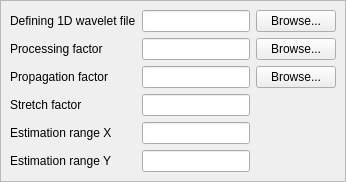
            <widget class="QFrame" name="wavelet3DFrame">
             <property name="frameShape">
              <enum>QFrame::StyledPanel</enum>
             </property>
             <property name="frameShadow">
              <enum>QFrame::Raised</enum>
             </property>
             <layout class="QGridLayout">
              <property name="margin">
               <number>9</number>
              </property>
              <property name="spacing">
               <number>6</number>
              </property>
              <item row="1" column="0">
               <widget class="QLabel" name="wavelet3DProcessingFileLabel">
                <property name="toolTip">
                 <string>&lt;qt&gt;File name for 3D-wavelet damping factor filter file. The 3D-wavelet is defined by the 1D-wavelet above and the filter.</string>
                </property>
                <property name="text">
                 <string>Processing factor</string>
                </property>
               </widget>
              </item>
              <item row="3" column="0">
               <widget class="QLabel" name="wavelet3DStretchLabel">
                <property name="toolTip">
                 <string>&lt;qt&gt;Stretch factor for 3D-wavelet. The pulse is stretched with this factor. The factor must be greater than 0.0, and is 1.0 by default.</string>
                </property>
                <property name="text">
                 <string>Stretch factor</string>
                </property>
               </widget>
              </item>
              <item row="2" column="0">
               <widget class="QLabel" name="wavelet3DPropagationFileBrowsePushButtonLabel">
                <property name="toolTip">
                 <string>&lt;qt&gt;File name for 3D-wavelet correction filter file. This is used to set up the noise model for the 3D-wavelet.</string>
                </property>
                <property name="text">
                 <string>Propagation factor</string>
                </property>
               </widget>
              </item>
              <item row="0" column="0">
               <widget class="QLabel" name="wavelet3DFileLabel">
                <property name="toolTip">
                 <string>&lt;qt&gt;File name for the 1D-wavelet file. This 1D-wavelet will define the 3D-wavelet in combination with the filter given in the field below. The wavelet will be estimated if the field is left empty.</string>
                </property>
                <property name="text">
                 <string>Defining 1D wavelet file</string>
                </property>
               </widget>
              </item>
              <item row="0" column="2">
               <widget class="QPushButton" name="wavelet3DFileBrowsePushButton">
                <property name="toolTip">
                 <string>&lt;qt&gt;File name for the 1D-wavelet file. This 1D-wavelet will define the 3D-wavelet in combination with the filter given in the field below. The wavelet will be estimated if the field is left empty.</string>
                </property>
                <property name="text">
                 <string>Browse...</string>
                </property>
               </widget>
              </item>
              <item row="0" column="1">
               <widget class="QLineEdit" name="wavelet3DFileLineEdit">
                <property name="toolTip">
                 <string>&lt;qt&gt;File name for the 1D-wavelet file. This 1D-wavelet will define the 3D-wavelet in combination with the filter given in the field below. The wavelet will be estimated if the field is left empty.</string>
                </property>
               </widget>
              </item>
              <item row="1" column="2">
               <widget class="QPushButton" name="wavelet3DProcessingFileBrowsePushButton">
                <property name="toolTip">
                 <string>&lt;qt&gt;File name for 3D-wavelet damping factor filter file. The 3D-wavelet is defined by the 1D-wavelet above and the filter.</string>
                </property>
                <property name="text">
                 <string>Browse...</string>
                </property>
               </widget>
              </item>
              <item row="5" column="0">
               <widget class="QLabel" name="wavelet3DEstimationYLabel">
                <property name="toolTip">
                 <string>&lt;qt&gt;Range for area around the well in y-direction where data are used in 3D-wavelet estimation. The range must be greater or equal to 0.0, and is 0.0 by default.</string>
                </property>
                <property name="text">
                 <string>Estimation range Y</string>
                </property>
               </widget>
              </item>
              <item row="1" column="1">
               <widget class="QLineEdit" name="wavelet3DProcessingFileLineEdit">
                <property name="toolTip">
                 <string>&lt;qt&gt;File name for 3D-wavelet damping factor filter file. The 3D-wavelet is defined by the 1D-wavelet above and the filter.</string>
                </property>
               </widget>
              </item>
              <item row="4" column="0">
               <widget class="QLabel" name="wavelet3DEstimationXLabel">
                <property name="toolTip">
                 <string>Range for area around the well in x-direction where data are used in 3D-wavelet estimation. The range must be greater or equal to 0.0, and is 0.0 by default.</string>
                </property>
                <property name="text">
                 <string>Estimation range X</string>
                </property>
               </widget>
              </item>
              <item row="2" column="1">
               <widget class="QLineEdit" name="wavelet3DPropagationFileBrowsePushButtonLineEdit">
                <property name="toolTip">
                 <string>&lt;qt&gt;File name for 3D-wavelet correction filter file. This is used to set up the noise model for the 3D-wavelet.</string>
                </property>
               </widget>
              </item>
              <item row="3" column="1">
               <widget class="QLineEdit" name="wavelet3DStretchLineEdit">
                <property name="toolTip">
                 <string>&lt;qt&gt;Stretch factor for 3D-wavelet. The pulse is stretched with this factor. The factor must be greater than 0.0, and is 1.0 by default.</string>
                </property>
               </widget>
              </item>
              <item row="4" column="1">
               <widget class="QLineEdit" name="wavelet3DEstimationXLineEdit">
                <property name="toolTip">
                 <string>Range for area around the well in x-direction where data are used in 3D-wavelet estimation. The range must be greater or equal to 0.0, and is 0.0 by default.</string>
                </property>
               </widget>
              </item>
              <item row="5" column="1">
               <widget class="QLineEdit" name="wavelet3DEstimationYLineEdit">
                <property name="toolTip">
                 <string>&lt;qt&gt;Range for area around the well in y-direction where data are used in 3D-wavelet estimation. The range must be greater or equal to 0.0, and is 0.0 by default.</string>
                </property>
               </widget>
              </item>
              <item row="2" column="2">
               <widget class="QPushButton" name="wavelet3DPropagationFileBrowsePushButton">
                <property name="toolTip">
                 <string>&lt;qt&gt;File name for 3D-wavelet correction filter file. This is used to set up the noise model for the 3D-wavelet.</string>
                </property>
                <property name="text">
                 <string>Browse...</string>
                </property>
               </widget>
              </item>
             </layout>
            </widget>
